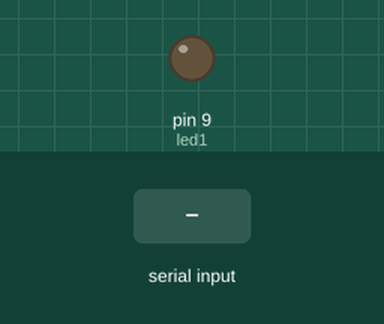
Simulated run of this sketch. Board: Arduino Uno, built with avr-gcc and run on an emulated ATmega328P. On the bench: output pins drawn as LEDs (lit = HIGH). Inputs (shaded band) come from the test bench. What the sketch prints to the serial monitor is not drawn.

Above: at 1.2 s.
1.3 s: byte 30 received over Serial
At 2.5 s:
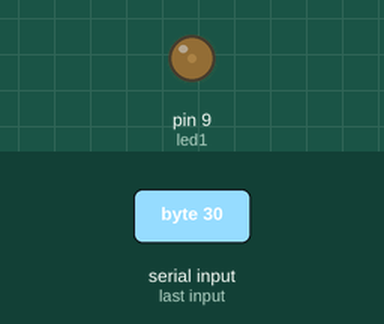
2.8 s: byte 90 received over Serial
At 3.6 s:
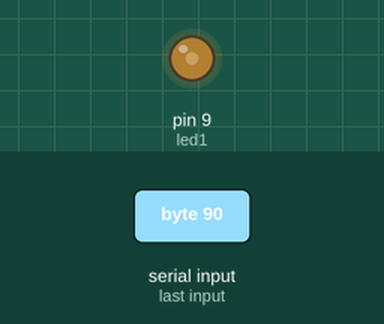
Timing chart, 0 to 5.8 s (numbered marks = the images above; inputs shaded):
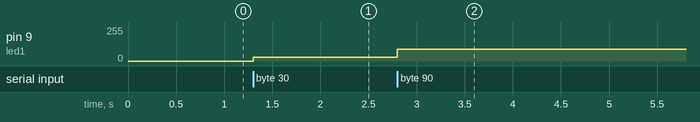

Measured:
- after the input at 1.3 s, pin 9 (led1): 0/255 → 30/255 at once
- after the input at 2.8 s, pin 9 (led1): 30/255 → 90/255 at once

The sketch:

Serial.ino
```cpp
int led1 = 9;
int brightness = 0;

void setup()
{

  /* add setup code here */
	Serial.begin(9600);
	Serial.println("Power ON");
}

void loop()
{
	/* add main program code here */
	if (Serial.available() > 0){
		brightness=Serial.read();
    //Serial.print("Brightness "); //Uncomment these lines for debugging
    //Serial.println(brightness);
		analogWrite(led1, brightness);
		delay(50);
	}
}
```
